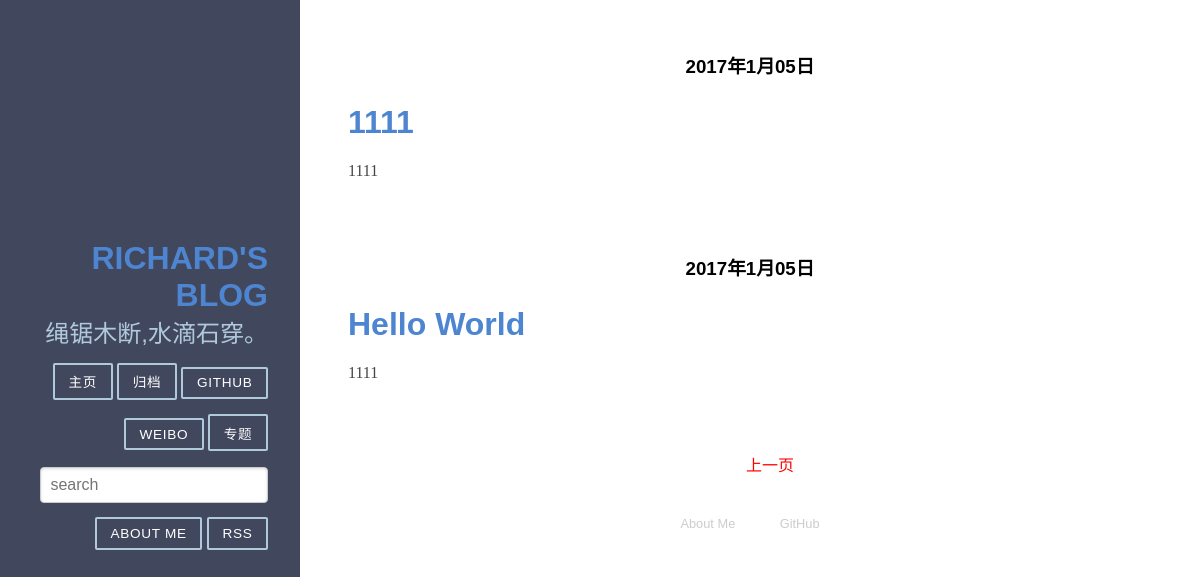
/?page=3, run on the app's committed database.
### web/models.py (models this page shows, shortened)
class Article(models.Model):
    title = models.CharField(max_length = 100)  #博客题目
    category = models.CharField(max_length = 50, blank = True)  #博客分类 可为空
    tag = models.ManyToManyField(Tag, blank=True)  # 博客标签 可为空
    date_time = models.DateTimeField(auto_now_add = True)  #博客日期
    content = models.TextField(blank = True, null = True)  #博客文章正文
    class Meta:
        ordering = ['-date_time']

### web/views.py (the view)
# urls.py: url(r'^$', 'web.views.home', name = 'home'),
def home(request):
    posts = Article.objects.all()  #获取全部的Article对象
    paginator = Paginator(posts, 2) #每页显示两个
    page = request.GET.get('page')
    try :
        post_list = paginator.page(page)
    except PageNotAnInteger :
        post_list = paginator.page(1)
    except EmptyPage :
        post_list = paginator.paginator(paginator.num_pages)
    return render(request, 'home.html', {'post_list' : post_list})

### web/templatetags/custom_markdown.py (called while the page is built)
@register.filter(is_safe=True)  #注册template filter
@stringfilter  #希望字符串作为参数
def custom_markdown(value):
    return mark_safe(markdown.markdown(value,
        extensions = ['markdown.extensions.fenced_code', 'markdown.extensions.codehilite'],
                                       safe_mode=True,
                                       enable_attributes=False))

### templates/home.html (shortened to what this page needs)
{% extends "base.html" %}
{% load custom_markdown %}
{% block content %}
<div class="posts">
    {% for post in post_list %}
        <section class="post">
            <header class="post-header">
                <h3 style="font-weight:bold;text-align:center"><a style="color: black; text-decoration:none; " class="post-author" href="{% url 'detail' id=post.id %}">{{ post.date_time |date:'Y年n月d日'}}</a></h3>
                <h2 class="post-title"><a style="text-decoration:none; " href="{% url 'detail' id=post.id %}">{{ post.title }}</a></h2>
            </header>
                <div class="post-description">
                    <p>
                        {{ post.content|custom_markdown|truncatewords_html:100 }}
                    </p>
                </div>
        </section>
    {% endfor %}
    {% if post_list.object_list and post_list.paginator.num_pages > 1 %}
      <div style="text-align:center">
      <ul class="pager">
      {% if post_list.has_previous %}
          <a style="color: red" href="?page={{ post_list.previous_page_number }}">上一页</a>
      {% endif %}
      </ul>
      </div>
    {% endif %}
</div>
{% endblock %}

### statics/pure-min.css (style rules this page uses)
article,aside,details,figcaption,figure,footer,header,hgroup,main,nav,section,summary { display:block }
html { font-size:100%;-ms-text-size-adjust:100%;-webkit-text-size-adjust:100% }
html,button,input,select,textarea { font-family:sans-serif }
body { margin:0 }
h2 { font-size:1.5em;margin:.83em 0 }
h3 { font-size:1.17em;margin:1em 0 }
p,pre { margin:1em 0 }
dl,menu,ol,ul { margin:1em 0 }
menu,ol,ul { padding:0 0 0 40px }

### statics/blog.css (style rules this page uses)
* { -webkit-box-sizing: border-box; -moz-box-sizing: border-box; box-sizing: border-box; }
a { text-decoration: none; color: rgb(61, 146, 201); }
h3 { font-weight: 100; }
.post { padding-bottom: 2em; }
.post-title { font-size: 2em; color: #222; margin-bottom: 0.2em; }
.post-description { font-family: Georgia, "Cambria", serif; color: #444; line-height: 1.8em; }

### templates/home.html (style rules this page uses)
a { color:#4d85d1; transition:0.5s; }

### data on the page
Article: date_time "2017年1月05日", title "1111", content|custom_markdown "1111"
Article: date_time "2017年1月05日", title "Hello World", content|custom_markdown "1111"
